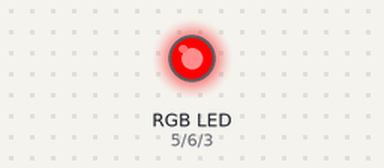
Bench run of a sketch on a simulated Arduino Uno, built with avr-gcc and run on an emulated ATmega328P. Shown: an RGB LED mixed from three pins (HIGH = lit).

Above: at 0.5 s.
At 1.5 s:
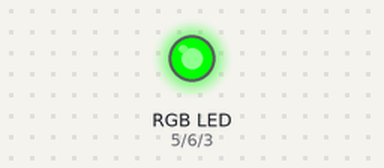
At 5.5 s:
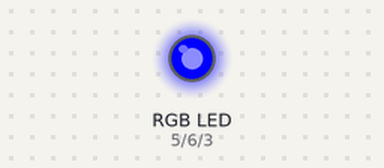
Timing chart, 0 to 6.9 s (numbered marks = the images above):
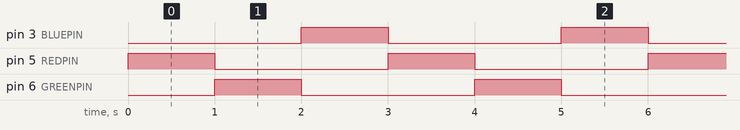

Measured:
- by itself, pin 3 (BLUEPIN), pin 5 (REDPIN), pin 6 (GREENPIN): alternates HIGH for 1.0 s and LOW for 2.0 s
- by itself, everything shown: repeats every 3.0 s, in 3 steps

The sketch:

clignote.ino
```cpp
// color swirl! connect an RGB LED to the PWM pins as indicated
// in the #defines
// public domain, enjoy!

#define REDPIN 5
#define GREENPIN 6
#define BLUEPIN 3

#define FADESPEED 5     // make this higher to slow down

void setup() {
  pinMode(REDPIN, OUTPUT);
  pinMode(GREENPIN, OUTPUT);
  pinMode(BLUEPIN, OUTPUT);
}


void loop() {
  setColor(255,0,0);
  delay(1000);
  setColor(0,255,0);
  delay(1000);
  setColor(0,0,255);
  delay(1000);
}


void setColor(int r, int g, int b){
  analogWrite(REDPIN, r);
  analogWrite(GREENPIN, g);
  analogWrite(BLUEPIN, b);
}
```
